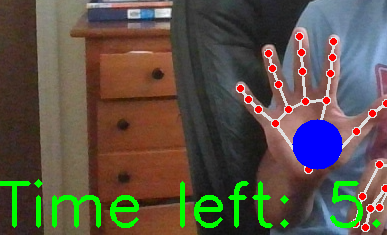
#> input picture ReflexGame.png, 387 x 235 px, given in place of the camera
$ python tracker.py
#> lines starting #> are read from the running program, lines starting #| are printed output that depends on the picture; after the words box and inside, x2 and y2 are one past the last pixel; in counts of white or black regions, pixels touching at a corner belong together
import numpy as np
import cv2
import constants

cap = cv2.VideoCapture(0)

# params for corner detection
feature_params = dict( maxCorners = 100,
                       qualityLevel = 0.3,
                       minDistance = 7,
                       blockSize = 7 )

# Parameters for lucas kanade optical flow
lk_params = dict( winSize = (15, 15),
                  maxLevel = 2,
                  criteria = (cv2.TERM_CRITERIA_EPS | cv2.TERM_CRITERIA_COUNT,
                              10, 0.03))

# Create some random colors
color = np.random.randint(0, 255, (100, 3))

# Take first frame and find corners in it
ret, old_frame = cap.read()
#> old_frame is the input picture: shape (235, 387, 3); mean B, G, R 71.6, 82.2, 91.4
old_gray = cv2.cvtColor(old_frame,
                        cv2.COLOR_BGR2GRAY)
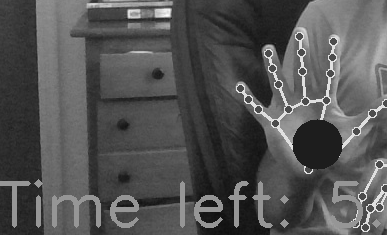
#> old_gray: shape (235, 387); min 12, max 254, mean 83.7
p0 = cv2.goodFeaturesToTrack(old_gray, mask = None,
                             **feature_params)
#> p0 = 47 rows, first 8: [275, 123], [258, 109], [240, 88], [248, 99], [333, 41], [299, 36], [379, 164], [356, 131]

# Create a mask image for drawing purposes
mask = np.zeros_like(old_frame)

while(1):
    ret, frame = cap.read()
    def blur(frame:np.ndarray) -> np.ndarray:
        ksize = int(2 * round(3) + 1)
        blur = cv2.blur(frame, (ksize,ksize))
        return blur


    frame = blur(frame)

    def filterred(img):
        hsv = cv2.cvtColor(img, cv2.COLOR_BGR2HSV)
#> hsv: shape (235, 387, 3); mean H, S, V 46.9, 100.8, 110.9
        mask = cv2.inRange(hsv, (constants.hue_R[0], constants.sat_R[0], constants.val_R[0]), (constants.hue_R[1], constants.sat_R[1], constants.val_R[1]))
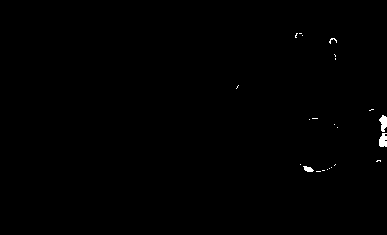
#> mask: shape (235, 387); 0.33% white; 23 white regions (20 under 20 px)
        return mask

    mask = filterred(frame)


    contours, hierarchy = cv2.findContours(mask, cv2.RETR_EXTERNAL, cv2.CHAIN_APPROX_SIMPLE)
#> contours = 23 contours, 20 with area under 20; largest, box (x1, y1, x2, y2) and area: (379, 115, 387, 132) 71, (379, 133, 387, 147) 70, (303, 166, 314, 172) 31

    convexHulls = [cv2.convexHull(contour) for contour in contours]
#> convexHulls = 23 contours, 19 with area under 20; largest, box (x1, y1, x2, y2) and area: (379, 115, 387, 132) 86, (379, 133, 387, 147) 82, (303, 166, 314, 172) 34, (329, 38, 337, 44) 27

    blank = np.zeros_like(mask)
    cv2.drawContours(blank, convexHulls, -1, (0, 255, 0), 1)
#> blank: shape (235, 387); every value is 0


    frame_gray = cv2.cvtColor(frame,
                              cv2.COLOR_BGR2GRAY)
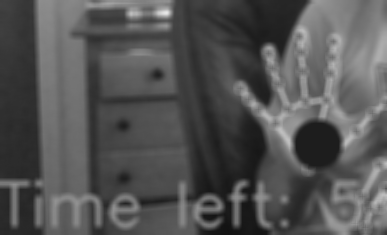
#> frame_gray: shape (235, 387); min 18, max 231, mean 83.8

    # calculate optical flow
    p1, st, err = cv2.calcOpticalFlowPyrLK(old_gray,
                                           frame_gray,
                                           p0, None,
                                           **lk_params)
#> p1 = 47 rows, first 8: [275.1, 123], [257.9, 108.8], [240.2, 88.55], [248.1, 99.15], [333, 41.26], [299.1, 36.43], [379.2, 164.1], [356.3, 130.7]; st = 47 values from 1 to 1; err = 47 values, max 52.03 at index 10, min 17.63 at index 44, mean 33.99

    # Select good points
    good_new = p1[st == 1]
#> good_new = 47 pairs, first value 7.99 to 384.1, second value 9.45 to 228.9
    good_old = p0[st == 1]
#> good_old = 47 pairs, first value 9 to 384, second value 10 to 229

    # draw the tracks
    for i, (new, old) in enumerate(zip(good_new,
                                       good_old)):
        a, b = map(int, new.ravel())
        c, d = map(int, old.ravel())

        mask = cv2.line(blank, (a, b), (c, d),
                        color[i].tolist(), 2)

        frame = cv2.circle(blank, (a, b), 5,
                           color[i].tolist(), -1)
#> this loop made 47 passes
#> (new, a, b, c, d) on passes 1 to 12: ([275.1, 123], 275, 123, 275, 123), ([257.9, 108.8], 257, 108, 258, 109), ([240.2, 88.55], 240, 88, 240, 88), ([248.1, 99.15], 248, 99, 248, 99), ([333, 41.26], 333, 41, 333, 41), ([299.1, 36.43], 299, 36, 299, 36), ([379.2, 164.1], 379, 164, 379, 164), ([356.3, 130.7], 356, 130, 356, 131), ([287.9, 108.7], 287, 108, 288, 109), ([278, 84.03], 277, 84, 278, 84), ([372.1, 208.1], 372, 208, 372, 208), ([379.2, 206.6], 379, 206, 379, 207)
#> (a, b, c, d) on passes 30, 37: (253, 103, 253, 104), (283, 222, 284, 223)
#> pass 1, `mask = cv2.line(blank, (a, b), (c, d), color[i].tolist(), 2)`:
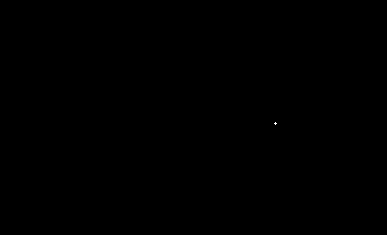
#> mask: shape (235, 387); values 0 (black) and 172 (white), 0.01% white in thin lines or dots, all inside (x1, y1, x2, y2) = (274, 122, 277, 125)
#> pass 2, `frame = cv2.circle(blank, (a, b), 5, color[i].tolist(), -1)`:
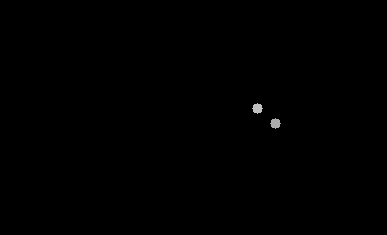
#> frame: shape (235, 387); min 0, max 192, mean 0.3
#> after the loop:
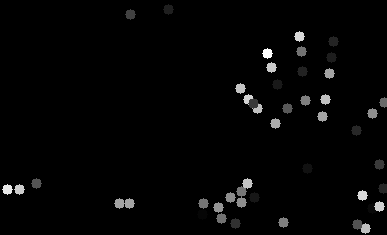
#> blank: shape (235, 387); min 0, max 254, mean 5

    img = cv2.add(frame, mask)
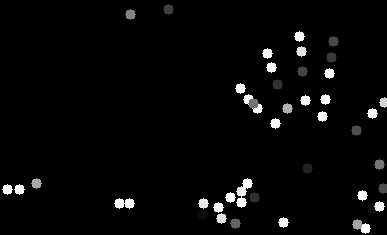
#> img: shape (235, 387); min 0, max 255, mean 7.7
    cv2.imshow("frame", img)

    # Updating Previous frame and points
    old_gray = frame_gray.copy()
    p0 = good_new.reshape(-1, 1, 2)
#> p0 has the same summary as p1
    cv2.waitKey(1)
